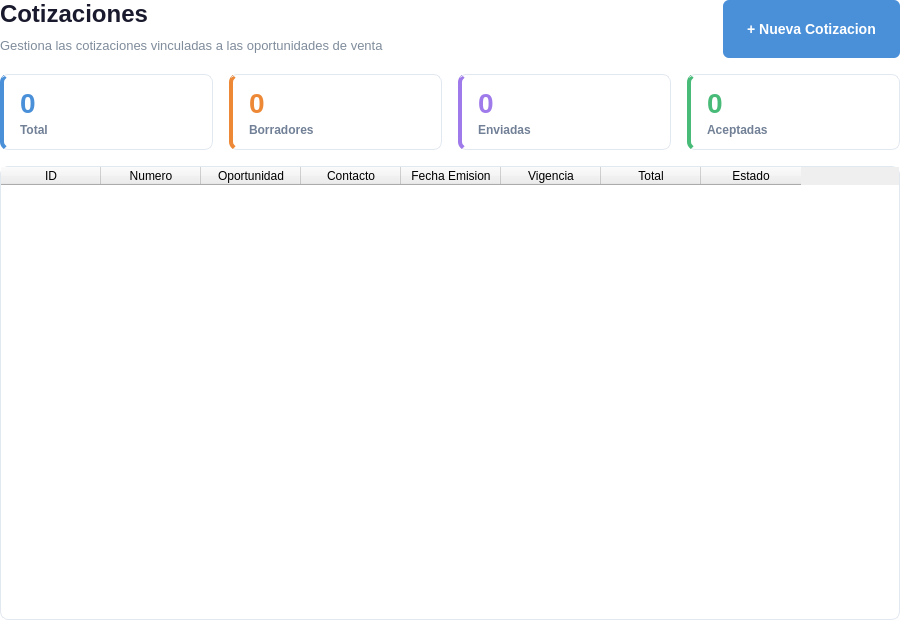
<?xml version="1.0" encoding="UTF-8"?>
<ui version="4.0">
 <class>CotizacionList</class>
 <widget class="QWidget" name="CotizacionList">
  <property name="geometry">
   <rect><x>0</x><y>0</y><width>900</width><height>620</height></rect>
  </property>
  <property name="styleSheet">
   <string notr="true">
QWidget#CotizacionList { background-color: transparent; }

QLabel#listTitle { font-size: 24px; font-weight: bold; color: #1a1a2e; }
QLabel#listSubtitle { font-size: 13px; color: #7f8c9b; }

QPushButton#btn_nueva_cotizacion {
    background-color: #4a90d9; color: white; border: none; border-radius: 6px;
    font-size: 14px; font-weight: 600; padding: 10px 24px; min-height: 38px;
}
QPushButton#btn_nueva_cotizacion:hover { background-color: #3a7bc8; }
QPushButton#btn_nueva_cotizacion:pressed { background-color: #2a6bb8; }

QFrame#cardTotal { background-color: white; border: 1px solid #e2e8f0; border-radius: 8px; border-left: 4px solid #4a90d9; }
QFrame#cardBorradores { background-color: white; border: 1px solid #e2e8f0; border-radius: 8px; border-left: 4px solid #ed8936; }
QFrame#cardEnviadas { background-color: white; border: 1px solid #e2e8f0; border-radius: 8px; border-left: 4px solid #9f7aea; }
QFrame#cardAceptadas { background-color: white; border: 1px solid #e2e8f0; border-radius: 8px; border-left: 4px solid #48bb78; }

QLabel#statValueTotal { font-size: 28px; font-weight: bold; color: #4a90d9; }
QLabel#statValueBorradores { font-size: 28px; font-weight: bold; color: #ed8936; }
QLabel#statValueEnviadas { font-size: 28px; font-weight: bold; color: #9f7aea; }
QLabel#statValueAceptadas { font-size: 28px; font-weight: bold; color: #48bb78; }
QLabel#statLabelTotal, QLabel#statLabelBorradores, QLabel#statLabelEnviadas, QLabel#statLabelAceptadas {
    font-size: 12px; color: #718096; font-weight: 500;
}

QTableWidget#tabla_cotizaciones {
    background-color: white; border: 1px solid #e2e8f0; border-radius: 8px;
    gridline-color: #f0f2f5; font-size: 13px;
}
QTableWidget#tabla_cotizaciones QHeaderView::section {
    background-color: #f7fafc; color: #2d3748; font-weight: bold; font-size: 13px;
    padding: 10px 8px; border: none; border-bottom: 2px solid #e2e8f0; border-right: 1px solid #f0f2f5;
}
QTableWidget#tabla_cotizaciones::item { padding: 10px 8px; color: #2d3748; border-bottom: 1px solid #f0f2f5; }
QTableWidget#tabla_cotizaciones::item:selected { background-color: #ebf8ff; color: #2c5282; }
QTableWidget#tabla_cotizaciones::item:hover { background-color: #f7fafc; }
   </string>
  </property>
  <layout class="QVBoxLayout" name="mainLayout">
   <property name="leftMargin"><number>0</number></property><property name="topMargin"><number>0</number></property>
   <property name="rightMargin"><number>0</number></property><property name="bottomMargin"><number>0</number></property>
   <property name="spacing"><number>16</number></property>

   <item>
    <layout class="QHBoxLayout" name="headerLayout">
     <item>
      <layout class="QVBoxLayout" name="titleLayout">
       <property name="spacing"><number>4</number></property>
       <item><widget class="QLabel" name="listTitle"><property name="text"><string>Cotizaciones</string></property></widget></item>
       <item><widget class="QLabel" name="listSubtitle"><property name="text"><string>Gestiona las cotizaciones vinculadas a las oportunidades de venta</string></property></widget></item>
      </layout>
     </item>
     <item>
      <spacer name="headerSpacer">
       <property name="orientation"><enum>Qt::Horizontal</enum></property>
       <property name="sizeHint" stdset="0"><size><width>40</width><height>20</height></size></property>
      </spacer>
     </item>
     <item>
      <widget class="QPushButton" name="btn_nueva_cotizacion">
       <property name="text"><string>+ Nueva Cotizacion</string></property>
       <property name="cursor"><cursorShape>PointingHandCursor</cursorShape></property>
      </widget>
     </item>
    </layout>
   </item>

   <!-- Stats -->
   <item>
    <layout class="QHBoxLayout" name="statsLayout">
     <property name="spacing"><number>16</number></property>
     <item>
      <widget class="QFrame" name="cardTotal">
       <property name="maximumSize"><size><width>16777215</width><height>80</height></size></property>
       <layout class="QVBoxLayout" name="cardTotalLayout">
        <property name="leftMargin"><number>16</number></property><property name="topMargin"><number>12</number></property>
        <property name="rightMargin"><number>16</number></property><property name="bottomMargin"><number>12</number></property>
        <property name="spacing"><number>4</number></property>
        <item><widget class="QLabel" name="statValueTotal"><property name="text"><string>0</string></property></widget></item>
        <item><widget class="QLabel" name="statLabelTotal"><property name="text"><string>Total</string></property></widget></item>
       </layout>
      </widget>
     </item>
     <item>
      <widget class="QFrame" name="cardBorradores">
       <property name="maximumSize"><size><width>16777215</width><height>80</height></size></property>
       <layout class="QVBoxLayout" name="cardBorradoresLayout">
        <property name="leftMargin"><number>16</number></property><property name="topMargin"><number>12</number></property>
        <property name="rightMargin"><number>16</number></property><property name="bottomMargin"><number>12</number></property>
        <property name="spacing"><number>4</number></property>
        <item><widget class="QLabel" name="statValueBorradores"><property name="text"><string>0</string></property></widget></item>
        <item><widget class="QLabel" name="statLabelBorradores"><property name="text"><string>Borradores</string></property></widget></item>
       </layout>
      </widget>
     </item>
     <item>
      <widget class="QFrame" name="cardEnviadas">
       <property name="maximumSize"><size><width>16777215</width><height>80</height></size></property>
       <layout class="QVBoxLayout" name="cardEnviadasLayout">
        <property name="leftMargin"><number>16</number></property><property name="topMargin"><number>12</number></property>
        <property name="rightMargin"><number>16</number></property><property name="bottomMargin"><number>12</number></property>
        <property name="spacing"><number>4</number></property>
        <item><widget class="QLabel" name="statValueEnviadas"><property name="text"><string>0</string></property></widget></item>
        <item><widget class="QLabel" name="statLabelEnviadas"><property name="text"><string>Enviadas</string></property></widget></item>
       </layout>
      </widget>
     </item>
     <item>
      <widget class="QFrame" name="cardAceptadas">
       <property name="maximumSize"><size><width>16777215</width><height>80</height></size></property>
       <layout class="QVBoxLayout" name="cardAceptadasLayout">
        <property name="leftMargin"><number>16</number></property><property name="topMargin"><number>12</number></property>
        <property name="rightMargin"><number>16</number></property><property name="bottomMargin"><number>12</number></property>
        <property name="spacing"><number>4</number></property>
        <item><widget class="QLabel" name="statValueAceptadas"><property name="text"><string>0</string></property></widget></item>
        <item><widget class="QLabel" name="statLabelAceptadas"><property name="text"><string>Aceptadas</string></property></widget></item>
       </layout>
      </widget>
     </item>
    </layout>
   </item>

   <!-- Tabla -->
   <item>
    <widget class="QTableWidget" name="tabla_cotizaciones">
     <property name="editTriggers"><set>QAbstractItemView::NoEditTriggers</set></property>
     <property name="selectionMode"><enum>QAbstractItemView::SingleSelection</enum></property>
     <property name="selectionBehavior"><enum>QAbstractItemView::SelectRows</enum></property>
     <property name="columnCount"><number>8</number></property>
     <column><property name="text"><string>ID</string></property></column>
     <column><property name="text"><string>Numero</string></property></column>
     <column><property name="text"><string>Oportunidad</string></property></column>
     <column><property name="text"><string>Contacto</string></property></column>
     <column><property name="text"><string>Fecha Emision</string></property></column>
     <column><property name="text"><string>Vigencia</string></property></column>
     <column><property name="text"><string>Total</string></property></column>
     <column><property name="text"><string>Estado</string></property></column>
    </widget>
   </item>

  </layout>
 </widget>
 <resources/>
 <connections/>
</ui>
